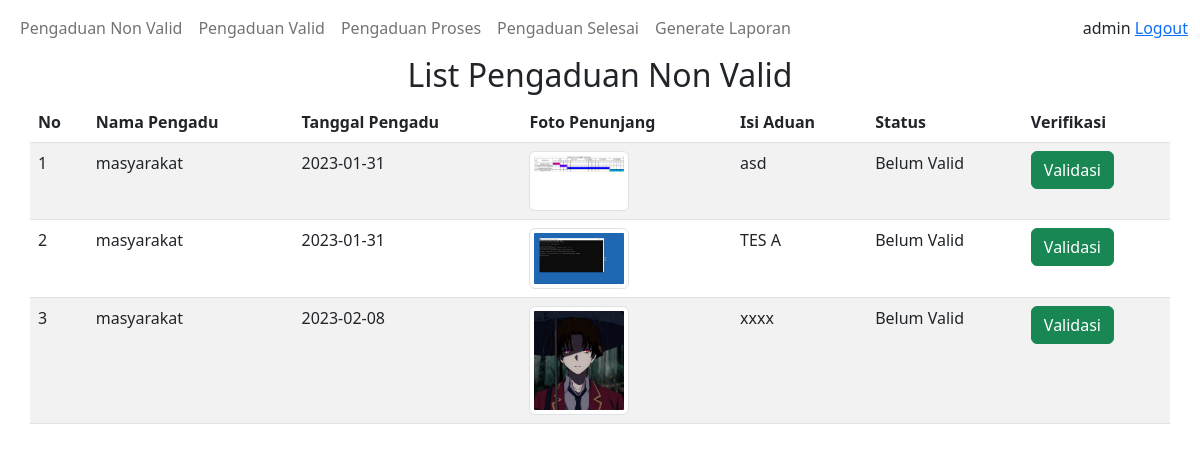
Page /administrator/verifikasi/nonvalid.php (signed in) on the committed database.
### tables this page shows
CREATE TABLE `pengaduan` (
  `id_pengaduan` int(11) NOT NULL,
  `tgl_pengaduan` date DEFAULT NULL,
  `nik` char(16) DEFAULT NULL,
  `isi_laporan` text DEFAULT NULL,
  `foto` varchar(255) DEFAULT NULL,
  `status` enum('0','proses','selesai') DEFAULT NULL
);

CREATE TABLE `masyarakat` (
  `nik` char(16) NOT NULL,
  `nama` varchar(35) DEFAULT NULL,
  `username` varchar(25) DEFAULT NULL,
  `password` varchar(32) DEFAULT NULL,
  `telp` varchar(13) DEFAULT NULL
);

### administrator/verifikasi/nonvalid.php (the view, shortened to what this page needs)
<?php
include '../../lib/database.php';
$query = "SELECT m.nama as nama, p.id_pengaduan as id_pengaduan, p.tgl_pengaduan as tgl_pengaduan, p.foto as foto, p.isi_laporan as isi_laporan, p.status as status
            FROM pengaduan p JOIN masyarakat m WHERE p.nik = m.nik AND p.status is NULL;";
$execQuery = mysqli_query($koneksi, $query);
$getData = mysqli_fetch_all($execQuery, MYSQLI_ASSOC);
?>
<!DOCTYPE html>
<html lang="en">
<head>
    <link rel="stylesheet" type="text/css" href="../../assets/dist/css/bootstrap.min.css">
</head>
<body>
    <nav class="navbar navbar-expand-lg">
        <div class="container-fluid">
            <ul class="navbar-nav">
                <li class="navbar-item">
                    <a href="./nonvalid.php" class="nav-link">Pengaduan Non Valid</a>
                </li>
                <li class="navbar-item">
                    <a href="./valid.php" class="nav-link">Pengaduan Valid</a>
                </li>
                <li class="navbar-item">
                    <a href="./proses.php" class="nav-link">Pengaduan Proses</a>
                </li>
                <li class="navbar-item">
                    <a href="./selesai.php" class="nav-link">Pengaduan Selesai</a>
                </li>
                <li class="navbar-item">
                    <a href="../generate-laporan.php" class="nav-link">Generate Laporan</a>
                </li>
            </ul>
            <div>
                <?php
                echo $_SESSION['nama_petugas']. ' <a href="../logout.php">Logout</a> ';
                ?>
            </div>
        </div>
    </nav>
    <div class="container">
        <center>
            <h2>List Pengaduan Non Valid</h2>
        </center>
        <div class="row justify-content-center align-middle">
            <table class="table table-striped">
                <thead>
                    <tr>
                        <th>No</th>
                        <th>Nama Pengadu</th>
                        <th>Tanggal Pengadu</th>
                        <th>Foto Penunjang</th>
                        <th>Isi Aduan</th>
                        <th>Status</th>
                        <th>Verifikasi</th>
                    </tr>
                </thead>
                <tbody>
                    <?php
                    $no = 0;
                        foreach($getData as $data){
                            $no +=1;
                            if ($data['status'] == NULL ) {
                                $status = 'Belum Valid';
                            }elseif ($data['status'] == '0') {
                                $status = 'Valid';
                            }else{
                                $status = 'status tidak diketahui';
                            }
                            echo "
                                <tr>
                                    <td>$no</td>
                                    <td>$data[nama]</td>
                                    <td>$data[tgl_pengaduan]</td>
                                    <td>
                                        <img src=$data[foto] class='img img-thumbnail' width = 100px>
                                    </td>
                                    <td>$data[isi_laporan]</td>
                                    <td>$status</td>
                                    <td>
                                        <a href=?id=$data[id_pengaduan]>
                                            <button class='btn btn-success'>
                                                Validasi
                                            </button>
                                        </a>
                                    </td>
                                </tr>
                            ";
                        }
                    ?>
                </tbody>
            </table>
        </div>
    </div>
</body>
</html>

### rows in the picture
pengaduan: nik.nama "masyarakat", tgl_pengaduan "2023-01-31", foto (picture), isi_laporan "asd", status "Belum Valid"
pengaduan: nik.nama "masyarakat", tgl_pengaduan "2023-01-31", foto (picture), isi_laporan "TES A", status "Belum Valid"
pengaduan: nik.nama "masyarakat", tgl_pengaduan "2023-02-08", foto (picture), isi_laporan "xxxx", status "Belum Valid"

### other values in the picture
$_SESSION['nama_petugas'] "admin"
